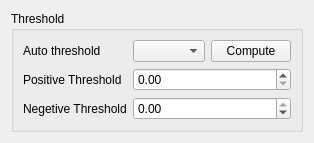
<?xml version="1.0" encoding="UTF-8"?>
<ui version="4.0">
 <class>WizardPagePBCDAutoThreshold</class>
 <widget class="QWizardPage" name="WizardPagePBCDAutoThreshold">
  <property name="geometry">
   <rect>
    <x>0</x>
    <y>0</y>
    <width>304</width>
    <height>127</height>
   </rect>
  </property>
  <property name="windowTitle">
   <string>WizardPage</string>
  </property>
  <property name="title">
   <string>Select Positive &amp; Negetive Threshold</string>
  </property>
  <layout class="QHBoxLayout" name="horizontalLayout_3">
   <item>
    <widget class="QGroupBox" name="groupBox">
     <property name="title">
      <string>Threshold</string>
     </property>
     <layout class="QFormLayout" name="formLayout">
      <item row="0" column="0">
       <widget class="QLabel" name="label">
        <property name="text">
         <string>Auto threshold</string>
        </property>
       </widget>
      </item>
      <item row="0" column="1">
       <layout class="QHBoxLayout" name="horizontalLayout">
        <item>
         <widget class="QComboBox" name="comboBoxAutoThresholdMethod">
          <property name="sizePolicy">
           <sizepolicy hsizetype="Expanding" vsizetype="Fixed">
            <horstretch>0</horstretch>
            <verstretch>0</verstretch>
           </sizepolicy>
          </property>
         </widget>
        </item>
        <item>
         <widget class="QPushButton" name="pushButton">
          <property name="text">
           <string>Compute</string>
          </property>
         </widget>
        </item>
       </layout>
      </item>
      <item row="1" column="0">
       <widget class="QLabel" name="label_3">
        <property name="text">
         <string>Positive Threshold</string>
        </property>
        <property name="buddy">
         <cstring>doubleSpinBoxMinT</cstring>
        </property>
       </widget>
      </item>
      <item row="1" column="1">
       <widget class="QDoubleSpinBox" name="doubleSpinBoxMinT">
        <property name="maximum">
         <double>99999.990000000005239</double>
        </property>
       </widget>
      </item>
      <item row="2" column="0">
       <widget class="QLabel" name="label_4">
        <property name="text">
         <string>Negetive Threshold</string>
        </property>
        <property name="buddy">
         <cstring>doubleSpinBoxMaxT</cstring>
        </property>
       </widget>
      </item>
      <item row="2" column="1">
       <widget class="QDoubleSpinBox" name="doubleSpinBoxMaxT">
        <property name="minimum">
         <double>-9999999.000000000000000</double>
        </property>
        <property name="maximum">
         <double>0.000000000000000</double>
        </property>
       </widget>
      </item>
     </layout>
    </widget>
   </item>
  </layout>
 </widget>
 <resources/>
 <connections/>
</ui>
